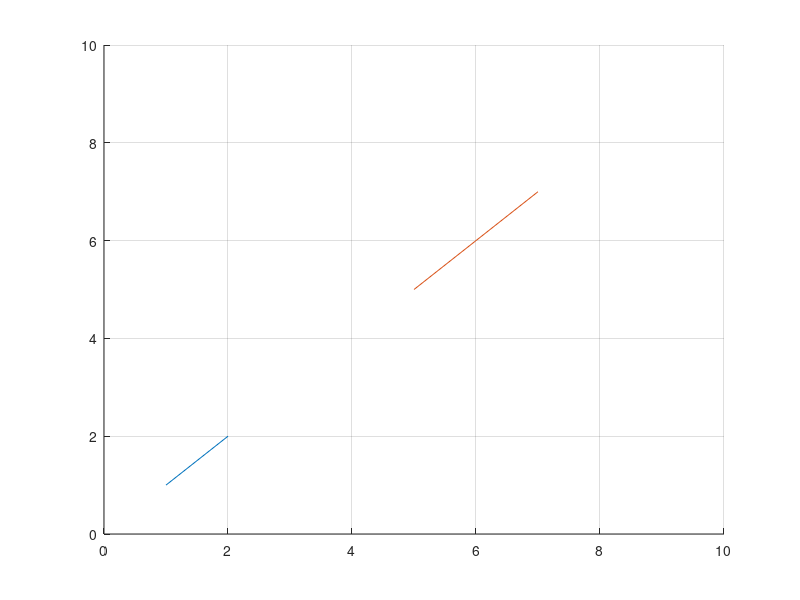

Reproduce this figure in MATLAB.
%% Line Segment Intersection Finder
% By Matt Audette
% Last Update: 20180116
% Remarks: Still need to do the parallel piece

clc
clear all
close all


%% Construct two line segments from the ends points:

% Line segment 1 is P(s). It consists of the start point a (ax, ay) and
% the end point b (bx, by).
a = [1;1]
b = [2;2]
P = [a,b]

% Line segment 2 is Q(t). It consists of the start point c (cx, cy) and
% the end point d (dx, dy).
c = [5;5]
d = [7;7]
Q = [c,d]

%% Plot it:
figure(1)
hold on
grid on
xlim([0, 10])
ylim([0, 10])
Px = P(1,:)
Py = P(2,:)
Qx = Q(1,:)
Qy = Q(2,:)
plot(Px, Py, Qx, Qy)
hold off




%% Calculate s & t:

% PHI = | bx-ax    cx-dx |  phi = | cx-ax |
%       | by-ay    cy-dy |        | cy-ay |
%
% PHI[s;t] = phi ; therefore [s;t] = inv(PHI)phi


PHI = [ P(:,2) - P(:,1), Q(:,1)-Q(:,2) ]
phi = [ Q(:,1) - P(:,1)]


temp = inv(PHI)*phi;
s = temp(1)
t = temp(2)

%% Determine cases for s & t:
% We will return a boolean "intersect" for the cases of s&t.

%find the determinate of PHI: if it is != 0, the lines are not //
determinant = det(PHI)

%% CASES

%The first filter is if the determinant of PHI. If it is != 0, then the
%lines either cross or do not cross. If det(PHI) == 0, the lines are
%parallel.
if determinant ~= 0 
    % If s&t and both 0 <= x <= 1, then P and Q intersect:
    if ( s >= 0 && s < 1 && t > 0 && t < 1)
        intersect = 1
        disp('Hard edge crossing.');

    % if s or t are negative or greater than 1, then P and Q do not intersect:
    elseif( s < 0 || s > 1 || t < 0 || t > 1)
        intersect = 0
        disp('No intersection');

    % Single point of contact cases:
    elseif( t == 1 || t ==0 || s == 1 )
        intersect = 1
        disp('Single point on contact')

    else %catch all clause- 
        disp('Error- this case was not accounted for!')
        intersect = 5

    end
else %If det(PHI) != 0, the lines are parallel:
    disp('The lines are parallel.')
    %find the specific case for the lines:
    
    %If point c (and thus, d) are colinear with a and b, the line P
    %contains line Q
    
    %If the first column of PHI and the column of phi are on the same line,
    %the matrix will be singular (det = 0).
    %Create this matrix:
    stack = [PHI(:,1), phi]
    stackDet = det(stack)
    
    %% --------------- Attempt to fix the parallel, no overlap, but in line:
    % DOES NOT WORK:
%     testPHI = [ P(:,2) - P(:,1), Q(:,1) ]
%     testphi = [ Q(:,1) - P(:,1)]
%     testtemp = inv(testPHI)*testphi;
%     tests = testtemp(1)
%     testt = testtemp(2)
    %------------
    
    %if temp's det = 0, the lines are Parallel with Infinite overlap
    if stackDet == 0
        disp('And the lines overlap at infinity points.')
        intersect = 1
    %if temp's det ~= 0,  Parallel with NO OVERLAP, 
    %% Problem still: lines are parallel, so not intersect, but are in line. 
    else 
        disp('But the lines do not overlap.')
        intersect = 0
    end
    
end 

